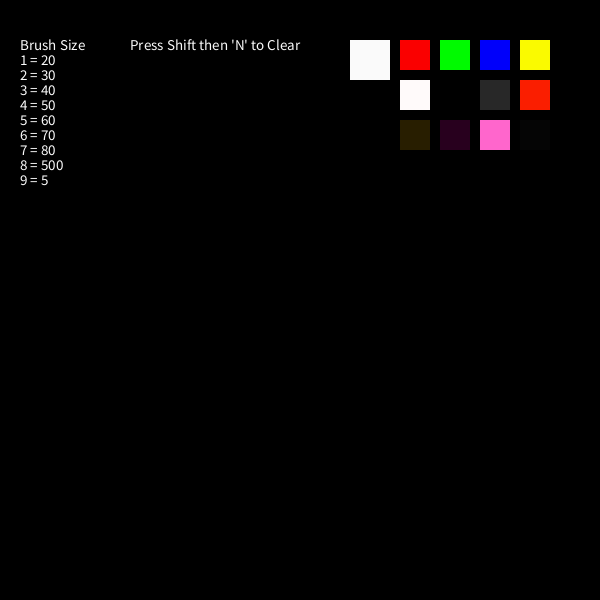
Frame 1 (no input)
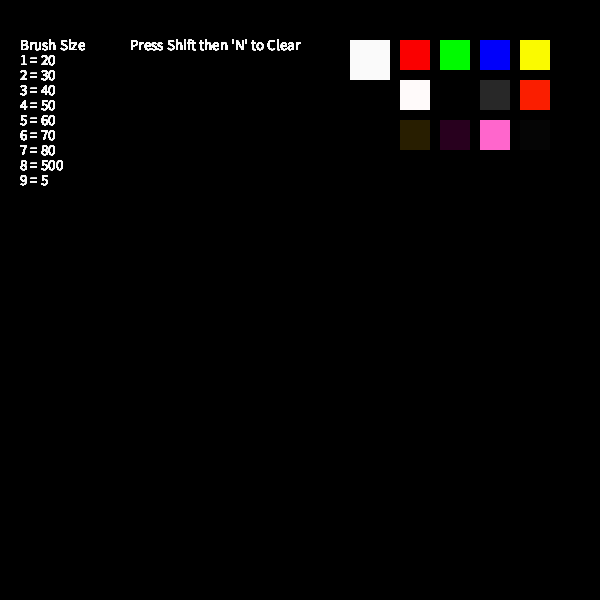
Frame 60 (the mouse pressed at the canvas centre just before this capture)
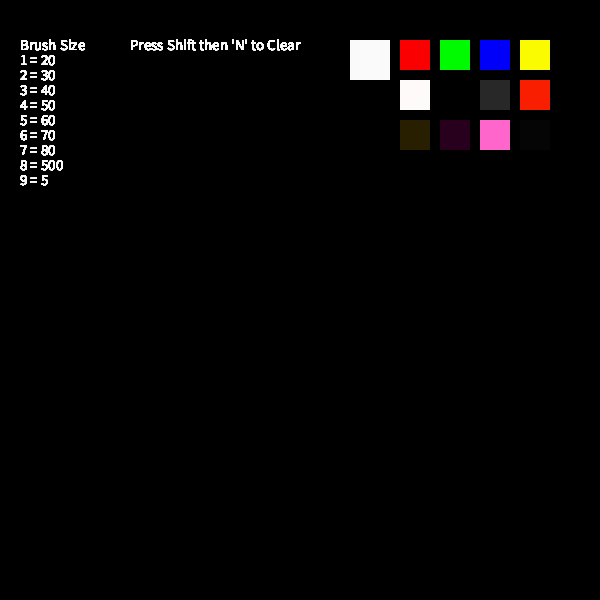
Frame 120 (the mouse held since frame 60 and released just before this capture)

The Processing sketch that drew these frames (run headless with seeded random() and noise(); from frame 60 on, the mouse is pressed at the canvas centre):

// Processing sketch: processing_94716
// ── processing_94716.pde

int xPos = 800;
int yPos = 800;
int xLength = 20;
int yLength = 20;
int xPos2 = 800;
int yPos2 = 800;
int xLength2 = 20;
int yLength2 = 20;
color bcolr = color(250,250,250);

void setup(){
  size(600, 600);
  background(0);
}

void draw(){
//brush size
  textSize(15);
  fill(250,250,250);
  text("Brush Size",20,50);
  text("1 = 20",20,65);
  text("2 = 30",20,80);
  text("3 = 40",20,95);
  text("4 = 50",20,110);
  text("5 = 60",20,125);
  text("6 = 70",20,140);
  text("7 = 80",20,155);
  text("8 = 500",20,170);
  text("9 = 5",20,185);
  text("Press Shift then 'N' to Clear",130, 50);
//brush 1
  fill(bcolr);
  ellipse(xPos,yPos,xLength,yLength);
  noStroke();
  smooth();
  
//color shelf
//red
  fill(250,0,0);
  rect(400,40,30,30);
//green
  fill(0,250,0);
  rect(440,40,30,30);
//blue
  fill(0,0,250);
  rect(480,40,30,30);
//yellow
  fill(250,250,0);
  rect(520,40,30,30);
//white
  fill(590,250,250);
  rect(400,80,30,30);
//black
  fill(0,0,0);
  rect(440,80,30,30);
//light grey
  fill(40,40,40);
  rect(480,80,30,30);
//orange
  fill(250,30,0);
  rect(520,80,30,30);
//brown
  fill(40,30,0);
  rect(400,120,30,30);
//purple
  fill(40,0,30);
  rect(440,120,30,30);
//pink
  fill(255, 102, 204);
  rect(480,120,30,30);
//dark grey
  fill(5,5,5);
  rect(520,120,30,30);
  
//color show block
  fill(bcolr);
  rect(350,40,40,40);
  
//mouse color select code
if(mousePressed && (mouseButton==RIGHT)){
     bcolr = get(mouseX,mouseY);
}

//mouse click code
if(mousePressed && (mouseButton==LEFT)){
  xPos = mouseX;
  yPos = mouseY;
} else{
  xPos = 800;
  yPos = 800;
}

//brush size code
if(keyCode=='1'){
   xLength = 20;
   yLength = 20;
   xLength2 = 20;
   yLength2 = 20;
}else if(keyCode=='2'){
   xLength = 30;
   yLength = 30;
   xLength2 = 30;
   yLength2 = 30;
}else if(keyCode=='3'){
   xLength = 40;
   yLength = 40;
   xLength2 = 40;
   yLength2 = 40;
}else if(keyCode=='4'){
   xLength = 50;
   yLength = 50;
   xLength2 = 50;
   yLength2 = 50;
}else if(keyCode=='5'){
   xLength = 60;
   yLength = 60;
   xLength2 = 60;
   yLength2 = 60;
}else if(keyCode=='6'){
   xLength = 70;
   yLength = 70;
   xLength2 = 70;
   yLength2 = 70;
}else if(keyCode=='7'){
   xLength = 80;
   yLength = 80;
   xLength2 = 80;
   yLength2 = 80;
}else if(keyCode=='8'){
   xLength = 500;
   yLength = 500;
   xLength2 = 500;
   yLength2 = 500;
}else if(keyCode=='9'){
   xLength = 5;
   yLength = 5;
   xLength2 = 5;
   yLength2 = 5;
}

//reset code
if(keyCode==SHIFT){
  background(0,0,0);
}
}
